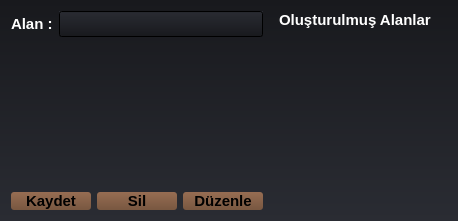
<?xml version="1.0" encoding="UTF-8"?>
<ui version="4.0">
 <class>Form</class>
 <widget class="QWidget" name="Form">
  <property name="geometry">
   <rect>
    <x>0</x>
    <y>0</y>
    <width>458</width>
    <height>221</height>
   </rect>
  </property>
  <property name="font">
   <font>
    <pointsize>11</pointsize>
    <weight>75</weight>
    <bold>true</bold>
   </font>
  </property>
  <property name="windowTitle">
   <string>Form</string>
  </property>
  <property name="styleSheet">
   <string notr="true">/*Copyright (c) DevSec Studio. All rights reserved.

MIT License

Permission is hereby granted, free of charge, to any person obtaining a copy
of this software and associated documentation files (the &quot;Software&quot;), to deal
in the Software without restriction, including without limitation the rights
to use, copy, modify, merge, publish, distribute, sublicense, and/or sell
copies of the Software, and to permit persons to whom the Software is
furnished to do so, subject to the following conditions:

The above copyright notice and this permission notice shall be included in all
copies or substantial portions of the Software.

THE SOFTWARE IS PROVIDED *AS IS*, WITHOUT WARRANTY OF ANY KIND, EXPRESS OR
IMPLIED, INCLUDING BUT NOT LIMITED TO THE WARRANTIES OF MERCHANTABILITY,
FITNESS FOR A PARTICULAR PURPOSE AND NONINFRINGEMENT. IN NO EVENT SHALL THE
AUTHORS OR COPYRIGHT HOLDERS BE LIABLE FOR ANY CLAIM, DAMAGES OR OTHER
LIABILITY, WHETHER IN AN ACTION OF CONTRACT, TORT OR OTHERWISE, ARISING FROM,
OUT OF OR IN CONNECTION WITH THE SOFTWARE OR THE USE OR OTHER DEALINGS IN THE SOFTWARE.
*/

/*-----QWidget-----*/
QWidget
{
	background-color: qlineargradient(spread:repeat, x1:1, y1:0, x2:1, y2:1, stop:0 rgba(24, 25, 29, 255),stop:1 rgba(42, 44, 51, 255));
	color: #000000;
	border-color: #000000;

}


/*-----QLabel-----*/
QLabel
{
	background-color: transparent;
	color: #ffffff;

}

/*-----QListWidget-----*/
QListWidget
{
	background-color: transparent;
	color: #ffffff;

}


QLabel::disabled
{
	background-color: transparent;
	color: gray;

}


/*-----QMenuBar-----*/
QMenuBar
{
	background-color: qlineargradient(spread:repeat, x1:1, y1:0, x2:1, y2:1, stop:0 rgba(42, 44, 51, 255), stop:1 rgba(24, 25, 29, 255));
	color: #eee;
	border-color: #000000;

}


/*-----QLineEdit-----*/
QLineEdit
{
	
	background-color: qlineargradient(spread:repeat, x1:1, y1:0, x2:1, y2:1, stop:0 rgba(42, 44, 51, 255), stop:1 rgba(24, 25, 29, 255));
	color: #eee;
	border-color: #000000;
	

}






QMenuBar::item
{
    background-color: transparent;

}


QMenuBar::item:disabled
{
    background-color: transparent;
	color: gray;

}


QMenuBar::item:selected
{
    background-color: qlineargradient(spread:repeat, x1:1, y1:0, x2:1, y2:1, stop:0 rgba(171, 129, 102, 255),stop:1 rgba(140, 107, 85, 255));

}


QMenuBar::item:pressed
{
    background-color: qlineargradient(spread:repeat, x1:1, y1:0, x2:1, y2:1, stop:0 rgba(121, 79, 52, 255),stop:1 rgba(90, 57, 35, 255));
    border: 1px solid #794f34;
    margin-bottom: -1px;
    padding-bottom: 1px;

}


/*-----QMenu-----*/
QMenu
{
    background-color: qlineargradient(spread:repeat, x1:1, y1:0, x2:1, y2:1, stop:0 rgba(24, 25, 29, 255),stop:1 rgba(42, 44, 51, 255));
    border: 1px solid;
    color: #eee;

}


QMenu::separator
{
    height: 1px;
    background-color: #000;
    color: #ffffff;
    padding-left: 4px;
    margin-left: 10px;
    margin-right: 5px;

}


QMenu::item
{
    min-width : 150px;
    padding: 3px 20px 3px 20px;

}


QMenu::item:selected
{
    background-color: qlineargradient(spread:repeat, x1:1, y1:0, x2:1, y2:1, stop:0 rgba(121, 79, 52, 255),stop:1 rgba(90, 57, 35, 255));
    color: #ffffff;

}


QMenu::item:disabled
{
    color: #262626;

}



/*-----QPushButton-----*/
QPushButton
{
	background-color: qlineargradient(spread:repeat, x1:1, y1:0, x2:1, y2:1, stop:0 rgba(151, 109, 82, 255),stop:1 rgba(120, 87, 65, 255));
	color: #000000;
	border-color: #000000;
	border-radius: 3px;

}


QPushButton::hover
{
	background-color: qlineargradient(spread:repeat, x1:1, y1:0, x2:1, y2:1, stop:0 rgba(171, 129, 102, 255),stop:1 rgba(140, 107, 85, 255));
	color: #000000;
	border-color: #000000;
	border-radius: 3px;

}


QPushButton::pressed
{
	background-color: qlineargradient(spread:repeat, x1:1, y1:0, x2:1, y2:1, stop:0 rgba(121, 79, 52, 255),stop:1 rgba(90, 57, 35, 255));
	color: #000000;
	border-color: #000000;
	border-radius: 3px;

}


QPushButton::checked
{
	background-color: qlineargradient(spread:repeat, x1:1, y1:0, x2:1, y2:1, stop:0 rgba(121, 79, 52, 255),stop:1 rgba(90, 57, 35, 255));
	color: #000000;
	border-color: #000000;
	border-radius: 3px;

}


/*-----QSlider-----*/
QSlider{
	background-color: transparent;

}


QSlider::groove:horizontal 
{
	background-color: transparent;
	height: 3px;

}


QSlider::sub-page:horizontal 
{
	background-color: qlineargradient(spread:repeat, x1:1, y1:0, x2:1, y2:1, stop:0 rgba(121, 79, 52, 255),stop:1 rgba(90, 57, 35, 255));

}


QSlider::add-page:horizontal 
{
	background-color: #666765;

}


QSlider::handle:horizontal 
{
	background-color: qlineargradient(spread:repeat, x1:1, y1:0, x2:1, y2:1, stop:0 rgba(151, 109, 82, 255),stop:1 rgba(120, 87, 65, 255));
	width: 14px;
	margin: -5px;
	border-radius: 6px;

}


QSlider::handle:horizontal:hover 
{
	background-color: qlineargradient(spread:repeat, x1:1, y1:0, x2:1, y2:1, stop:0 rgba(121, 79, 52, 255),stop:1 rgba(90, 57, 35, 255));

}


QSlider::sub-page:horizontal:disabled 
{
	background-color: #bbb;
	border-color: #999;

}


QSlider::add-page:horizontal:disabled 
{
	background-color: #eee;
	border-color: #999;

}


QSlider::handle:horizontal:disabled 
{
	background-color: #eee;
	border: 1px solid #aaa;
	border-radius: 3px;

}


/*-----QStatusBar-----*/
QStatusBar
{
	background-color: qlineargradient(spread:repeat, x1:1, y1:0, x2:1, y2:1, stop:0 rgba(42, 44, 51, 255), stop:1 rgba(24, 25, 29, 255));
	color: #eee;
	border-color: #000000;

}


</string>
  </property>
  <layout class="QGridLayout" name="gridLayout">
   <item row="0" column="0">
    <layout class="QHBoxLayout" name="horizontalLayout_2" stretch="60,0,40">
     <item>
      <layout class="QVBoxLayout" name="verticalLayout">
       <item>
        <layout class="QFormLayout" name="formLayout">
         <property name="labelAlignment">
          <set>Qt::AlignRight|Qt::AlignTrailing|Qt::AlignVCenter</set>
         </property>
         <item row="0" column="0">
          <widget class="QLabel" name="label">
           <property name="text">
            <string>Alan :</string>
           </property>
          </widget>
         </item>
         <item row="0" column="1">
          <widget class="QLineEdit" name="le_department"/>
         </item>
        </layout>
       </item>
       <item>
        <spacer name="verticalSpacer">
         <property name="orientation">
          <enum>Qt::Vertical</enum>
         </property>
         <property name="sizeHint" stdset="0">
          <size>
           <width>20</width>
           <height>40</height>
          </size>
         </property>
        </spacer>
       </item>
       <item>
        <layout class="QHBoxLayout" name="horizontalLayout">
         <item>
          <widget class="QPushButton" name="btn_save">
           <property name="text">
            <string>Kaydet</string>
           </property>
          </widget>
         </item>
         <item>
          <widget class="QPushButton" name="btn_delete">
           <property name="text">
            <string>Sil</string>
           </property>
          </widget>
         </item>
         <item>
          <widget class="QPushButton" name="btn_edit">
           <property name="text">
            <string>Düzenle</string>
           </property>
          </widget>
         </item>
        </layout>
       </item>
      </layout>
     </item>
     <item>
      <spacer name="horizontalSpacer">
       <property name="orientation">
        <enum>Qt::Horizontal</enum>
       </property>
       <property name="sizeHint" stdset="0">
        <size>
         <width>10</width>
         <height>20</height>
        </size>
       </property>
      </spacer>
     </item>
     <item>
      <layout class="QVBoxLayout" name="verticalLayout_2">
       <item>
        <widget class="QLabel" name="label_5">
         <property name="text">
          <string>Oluşturulmuş Alanlar</string>
         </property>
        </widget>
       </item>
       <item>
        <spacer name="verticalSpacer_2">
         <property name="orientation">
          <enum>Qt::Vertical</enum>
         </property>
         <property name="sizeHint" stdset="0">
          <size>
           <width>20</width>
           <height>40</height>
          </size>
         </property>
        </spacer>
       </item>
       <item>
        <widget class="QListWidget" name="lw_department"/>
       </item>
      </layout>
     </item>
    </layout>
   </item>
  </layout>
 </widget>
 <resources/>
 <connections/>
</ui>
